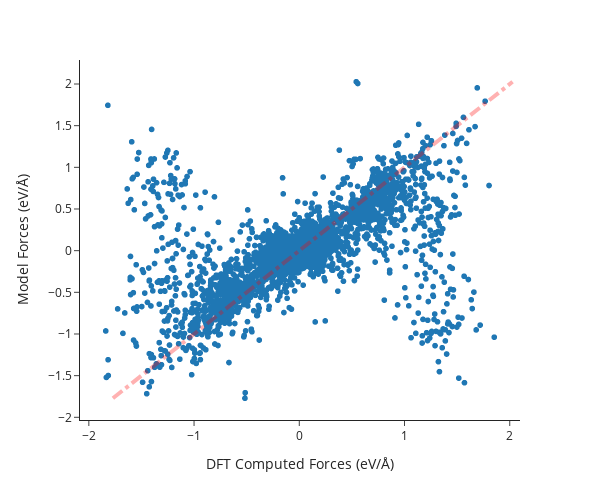

Notebook cell for this chart:
### Code cell
# Read in the model
model = torch.load(os.path.join(artifact_dir_forces, "reaction_model.pt"), map_location=torch.device('cpu'))

outputs = []
expecteds = []

for idx, data in enumerate(validation_loader):
    output = model(data)
    output = output.detach().numpy()

    expected = data.forces_transition_state
    expected = expected.detach().numpy()

    outputs.extend(output.tolist())
    expecteds.extend(expected.tolist())


outputs = np.array(outputs).flatten()
expecteds = np.array(expecteds).flatten()

outputs *= ase_units.Ha
outputs /= ase_units.Bohr
expecteds *= ase_units.Ha
expecteds /= ase_units.Bohr

print(f"Number of points: {len(outputs)}")
mae = np.mean(np.abs(outputs - expecteds))
print(f"Mean absolute error: {mae:.3f} eV/Å")

fig = px.scatter(x=expecteds, y=outputs, template="simple_white")
# fig.update_layout(title="Parity plot of the output vs. expected barriers")
fig.update_xaxes(title_text="DFT Computed Forces (eV/Å)")
fig.update_yaxes(title_text="Model Forces (eV/Å)")
# Set x and y axes to be greater than 0
# fig.update_xaxes(range=[0, outputs.max()])
# fig.update_yaxes(range=[0, outputs.max()])
# Draw the parity line
fig.add_shape(
    type="line",
    x0=outputs.min(),
    y0=outputs.min(),
    x1=outputs.max(),
    y1=outputs.max(),
    line=dict(
        color="Red",
        width=4,
        dash="dashdot",
    )
)
# Reduce the aspect ratio
fig.update_layout(
    autosize=False,
    width=600,
    height=500,
)


fig.show()

### Figure 1 — Plotly figure (JSON) as saved in the notebook; plotly's stock layout.template omitted (floating-point values rounded to 4 significant figures; data arrays with more than 128 entries replaced by an {"elided": "..."} marker saying what was removed)
{"data": [{"hovertemplate": "x=%{x}<br>y=%{y}<extra></extra>", "legendgroup": "", "marker": {"color": "#1F77B4", "symbol": "circle"}, "mode": "markers", "name": "", "showlegend": false, "type": "scattergl", "x": {"elided": "10815 float values"}, "xaxis": "x", "y": {"elided": "10815 float values"}, "yaxis": "y"}], "layout": {"autosize": false, "height": 500, "legend": {"tracegroupgap": 0}, "margin": {"t": 60}, "shapes": [{"line": {"color": "Red", "dash": "dashdot", "width": 4}, "type": "line", "x0": -1.771, "x1": 2.027, "y0": -1.771, "y1": 2.027}], "width": 600, "xaxis": {"anchor": "y", "domain": [0, 1], "title": {"text": "DFT Computed Forces (eV/Å)"}}, "yaxis": {"anchor": "x", "domain": [0, 1], "title": {"text": "Model Forces (eV/Å)"}}}}
